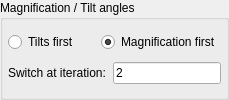
            <widget class="QGroupBox" name="groupBox_2">
             <property name="title">
              <string>Magnification / Tilt angles</string>
             </property>
             <property name="flat">
              <bool>false</bool>
             </property>
             <layout class="QVBoxLayout" name="verticalLayout_8">
              <property name="spacing">
               <number>3</number>
              </property>
              <property name="leftMargin">
               <number>5</number>
              </property>
              <property name="topMargin">
               <number>5</number>
              </property>
              <property name="rightMargin">
               <number>5</number>
              </property>
              <property name="bottomMargin">
               <number>5</number>
              </property>
              <item>
               <layout class="QHBoxLayout" name="horizontalLayout_21">
                <property name="topMargin">
                 <number>0</number>
                </property>
                <property name="bottomMargin">
                 <number>0</number>
                </property>
                <item>
                 <widget class="QRadioButton" name="rb_TiltsFirst">
                  <property name="text">
                   <string>Tilts first</string>
                  </property>
                 </widget>
                </item>
                <item>
                 <widget class="QRadioButton" name="rb_MagsFirst">
                  <property name="text">
                   <string>Magnification first</string>
                  </property>
                  <property name="checked">
                   <bool>true</bool>
                  </property>
                 </widget>
                </item>
               </layout>
              </item>
              <item>
               <layout class="QHBoxLayout" name="horizontalLayout_25">
                <property name="topMargin">
                 <number>0</number>
                </property>
                <property name="bottomMargin">
                 <number>0</number>
                </property>
                <item>
                 <widget class="QLabel" name="label_20">
                  <property name="text">
                   <string>Switch at iteration: </string>
                  </property>
                 </widget>
                </item>
                <item>
                 <widget class="IntLineEdit" name="txt_IterationSwitch">
                  <property name="maximumSize">
                   <size>
                    <width>16777215</width>
                    <height>16777215</height>
                   </size>
                  </property>
                  <property name="text">
                   <string>2</string>
                  </property>
                 </widget>
                </item>
               </layout>
              </item>
             </layout>
            </widget>
